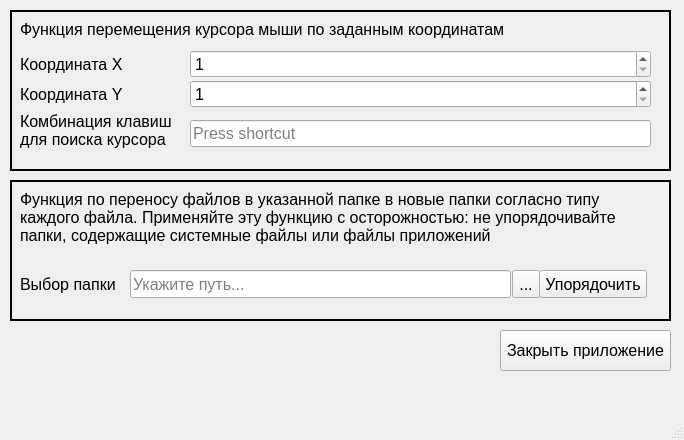
<?xml version="1.0" encoding="UTF-8"?>
<ui version="4.0">
 <class>MainWindow</class>
 <widget class="QMainWindow" name="MainWindow">
  <property name="windowModality">
   <enum>Qt::WindowModality::NonModal</enum>
  </property>
  <property name="geometry">
   <rect>
    <x>0</x>
    <y>0</y>
    <width>684</width>
    <height>440</height>
   </rect>
  </property>
  <property name="minimumSize">
   <size>
    <width>684</width>
    <height>440</height>
   </size>
  </property>
  <property name="maximumSize">
   <size>
    <width>684</width>
    <height>440</height>
   </size>
  </property>
  <property name="font">
   <font>
    <pointsize>12</pointsize>
    <stylestrategy>PreferAntialias</stylestrategy>
    <fontweight>DemiBold</fontweight>
   </font>
  </property>
  <property name="windowTitle">
   <string>Ящик</string>
  </property>
  <property name="autoFillBackground">
   <bool>false</bool>
  </property>
  <property name="toolButtonStyle">
   <enum>Qt::ToolButtonStyle::ToolButtonIconOnly</enum>
  </property>
  <widget class="QWidget" name="centralwidget">
   <widget class="QPushButton" name="pushButton">
    <property name="geometry">
     <rect>
      <x>500</x>
      <y>330</y>
      <width>171</width>
      <height>41</height>
     </rect>
    </property>
    <property name="text">
     <string>Закрыть приложение</string>
    </property>
   </widget>
   <widget class="QLabel" name="label_7">
    <property name="geometry">
     <rect>
      <x>10</x>
      <y>10</y>
      <width>661</width>
      <height>161</height>
     </rect>
    </property>
    <property name="frameShape">
     <enum>QFrame::Shape::Box</enum>
    </property>
    <property name="lineWidth">
     <number>2</number>
    </property>
    <property name="text">
     <string/>
    </property>
   </widget>
   <widget class="QPushButton" name="pushButton_2">
    <property name="geometry">
     <rect>
      <x>539</x>
      <y>270</y>
      <width>108</width>
      <height>28</height>
     </rect>
    </property>
    <property name="text">
     <string>Упорядочить</string>
    </property>
   </widget>
   <widget class="QToolButton" name="toolButton">
    <property name="geometry">
     <rect>
      <x>512</x>
      <y>270</y>
      <width>28</width>
      <height>28</height>
     </rect>
    </property>
    <property name="text">
     <string>...</string>
    </property>
   </widget>
   <widget class="QLineEdit" name="lineEdit">
    <property name="geometry">
     <rect>
      <x>130</x>
      <y>270</y>
      <width>381</width>
      <height>28</height>
     </rect>
    </property>
    <property name="inputMask">
     <string notr="true"/>
    </property>
    <property name="text">
     <string notr="true"/>
    </property>
    <property name="readOnly">
     <bool>true</bool>
    </property>
    <property name="placeholderText">
     <string>Укажите путь...</string>
    </property>
   </widget>
   <widget class="QLabel" name="label_4">
    <property name="geometry">
     <rect>
      <x>20</x>
      <y>270</y>
      <width>111</width>
      <height>28</height>
     </rect>
    </property>
    <property name="text">
     <string>Выбор папки</string>
    </property>
    <property name="wordWrap">
     <bool>true</bool>
    </property>
   </widget>
   <widget class="QLabel" name="label_5">
    <property name="geometry">
     <rect>
      <x>20</x>
      <y>190</y>
      <width>621</width>
      <height>71</height>
     </rect>
    </property>
    <property name="text">
     <string>Функция по переносу файлов в указанной папке в новые папки согласно типу каждого файла. Применяйте эту функцию с осторожностью: не упорядочивайте папки, содержащие системные файлы или файлы приложений</string>
    </property>
    <property name="alignment">
     <set>Qt::AlignmentFlag::AlignLeading|Qt::AlignmentFlag::AlignLeft|Qt::AlignmentFlag::AlignTop</set>
    </property>
    <property name="wordWrap">
     <bool>true</bool>
    </property>
   </widget>
   <widget class="QLabel" name="label_3">
    <property name="geometry">
     <rect>
      <x>20</x>
      <y>110</y>
      <width>158</width>
      <height>41</height>
     </rect>
    </property>
    <property name="text">
     <string>Комбинация клавиш для поиска курсора</string>
    </property>
    <property name="textFormat">
     <enum>Qt::TextFormat::PlainText</enum>
    </property>
    <property name="wordWrap">
     <bool>true</bool>
    </property>
   </widget>
   <widget class="QKeySequenceEdit" name="keySequenceEdit">
    <property name="geometry">
     <rect>
      <x>190</x>
      <y>120</y>
      <width>461</width>
      <height>28</height>
     </rect>
    </property>
    <property name="maximumSequenceLength">
     <longLong>1</longLong>
    </property>
   </widget>
   <widget class="QLabel" name="label_2">
    <property name="geometry">
     <rect>
      <x>20</x>
      <y>80</y>
      <width>104</width>
      <height>28</height>
     </rect>
    </property>
    <property name="text">
     <string>Координата Y</string>
    </property>
   </widget>
   <widget class="QSpinBox" name="spinBox_2">
    <property name="geometry">
     <rect>
      <x>190</x>
      <y>80</y>
      <width>461</width>
      <height>28</height>
     </rect>
    </property>
    <property name="minimum">
     <number>1</number>
    </property>
    <property name="maximum">
     <number>3000</number>
    </property>
   </widget>
   <widget class="QLabel" name="label">
    <property name="geometry">
     <rect>
      <x>20</x>
      <y>50</y>
      <width>105</width>
      <height>28</height>
     </rect>
    </property>
    <property name="text">
     <string>Координата Х</string>
    </property>
   </widget>
   <widget class="QSpinBox" name="spinBox">
    <property name="geometry">
     <rect>
      <x>190</x>
      <y>50</y>
      <width>461</width>
      <height>28</height>
     </rect>
    </property>
    <property name="accelerated">
     <bool>false</bool>
    </property>
    <property name="minimum">
     <number>1</number>
    </property>
    <property name="maximum">
     <number>3000</number>
    </property>
   </widget>
   <widget class="QLabel" name="label_6">
    <property name="geometry">
     <rect>
      <x>20</x>
      <y>20</y>
      <width>561</width>
      <height>22</height>
     </rect>
    </property>
    <property name="maximumSize">
     <size>
      <width>16777215</width>
      <height>30</height>
     </size>
    </property>
    <property name="text">
     <string>Функция перемещения курсора мыши по заданным координатам</string>
    </property>
    <property name="alignment">
     <set>Qt::AlignmentFlag::AlignLeading|Qt::AlignmentFlag::AlignLeft|Qt::AlignmentFlag::AlignTop</set>
    </property>
   </widget>
   <widget class="QLabel" name="label_8">
    <property name="geometry">
     <rect>
      <x>10</x>
      <y>180</y>
      <width>661</width>
      <height>141</height>
     </rect>
    </property>
    <property name="frameShape">
     <enum>QFrame::Shape::Box</enum>
    </property>
    <property name="lineWidth">
     <number>2</number>
    </property>
    <property name="text">
     <string/>
    </property>
   </widget>
   <zorder>label_8</zorder>
   <zorder>pushButton</zorder>
   <zorder>label_7</zorder>
   <zorder>pushButton_2</zorder>
   <zorder>toolButton</zorder>
   <zorder>lineEdit</zorder>
   <zorder>label_4</zorder>
   <zorder>label_5</zorder>
   <zorder>label_3</zorder>
   <zorder>keySequenceEdit</zorder>
   <zorder>label_2</zorder>
   <zorder>spinBox_2</zorder>
   <zorder>label</zorder>
   <zorder>spinBox</zorder>
   <zorder>label_6</zorder>
  </widget>
  <widget class="QMenuBar" name="menubar">
   <property name="geometry">
    <rect>
     <x>0</x>
     <y>0</y>
     <width>684</width>
     <height>33</height>
    </rect>
   </property>
  </widget>
  <widget class="QStatusBar" name="statusbar"/>
 </widget>
 <resources/>
 <connections/>
</ui>
